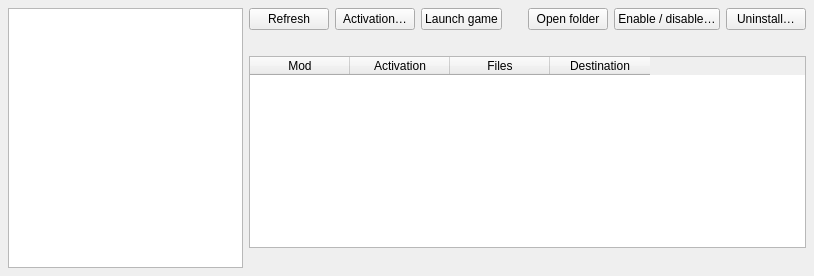
      <widget class="QWidget" name="installedPage">
       <attribute name="title">
        <string>Mod Manager (Experimental)</string>
       </attribute>
       <attribute name="toolTip">
        <string>Install, enable and manage mods for supported games</string>
       </attribute>
       <layout class="QHBoxLayout" name="installedLayout" stretch="0,1">
        <property name="leftMargin">
         <number>8</number>
        </property>
        <property name="topMargin">
         <number>8</number>
        </property>
        <property name="rightMargin">
         <number>8</number>
        </property>
        <property name="bottomMargin">
         <number>8</number>
        </property>
        <item>
         <widget class="QListWidget" name="modGames">
          <property name="minimumSize">
           <size>
            <width>190</width>
            <height>0</height>
           </size>
          </property>
          <property name="maximumSize">
           <size>
            <width>235</width>
            <height>16777215</height>
           </size>
          </property>
         </widget>
        </item>
        <item>
         <layout class="QVBoxLayout" name="installedMainLayout" stretch="0,0,1,0">
          <item>
           <layout class="QHBoxLayout" name="installedToolbar">
            <item>
             <widget class="QPushButton" name="refreshInstalledButton">
              <property name="text">
               <string>Refresh</string>
              </property>
             </widget>
            </item>
            <item>
             <widget class="QPushButton" name="modActivation">
              <property name="text">
               <string>Activation…</string>
              </property>
             </widget>
            </item>
            <item>
             <widget class="QPushButton" name="modLauncher">
              <property name="text">
               <string>Launch game</string>
              </property>
             </widget>
            </item>
            <item>
             <spacer name="installedToolbarSpace">
              <property name="orientation">
               <enum>Qt::Orientation::Horizontal</enum>
              </property>
              <property name="sizeHint" stdset="0">
               <size>
                <width>20</width>
                <height>20</height>
               </size>
              </property>
             </spacer>
            </item>
            <item>
             <widget class="QPushButton" name="openInstalledFolderButton">
              <property name="text">
               <string>Open folder</string>
              </property>
             </widget>
            </item>
            <item>
             <widget class="QPushButton" name="toggleInstalledButton">
              <property name="text">
               <string>Enable / disable…</string>
              </property>
             </widget>
            </item>
            <item>
             <widget class="QPushButton" name="uninstallButton">
              <property name="text">
               <string>Uninstall…</string>
              </property>
             </widget>
            </item>
           </layout>
          </item>
          <item>
           <widget class="QLabel" name="modFolder">
            <property name="text">
             <string />
            </property>
            <property name="textFormat">
             <enum>Qt::TextFormat::PlainText</enum>
            </property>
            <property name="wordWrap">
             <bool>true</bool>
            </property>
            <property name="textInteractionFlags">
             <set>Qt::TextInteractionFlag::TextSelectableByMouse</set>
            </property>
           </widget>
          </item>
          <item>
           <widget class="QTableWidget" name="installedView">
            <property name="editTriggers">
             <set>QAbstractItemView::EditTrigger::NoEditTriggers</set>
            </property>
            <property name="alternatingRowColors">
             <bool>true</bool>
            </property>
            <property name="selectionMode">
             <enum>QAbstractItemView::SelectionMode::ExtendedSelection</enum>
            </property>
            <property name="selectionBehavior">
             <enum>QAbstractItemView::SelectionBehavior::SelectRows</enum>
            </property>
            <property name="showGrid">
             <bool>false</bool>
            </property>
            <property name="wordWrap">
             <bool>false</bool>
            </property>
            <attribute name="verticalHeaderVisible">
             <bool>false</bool>
            </attribute>
            <attribute name="verticalHeaderDefaultSectionSize">
             <number>28</number>
            </attribute>
            <column>
             <property name="text">
              <string>Mod</string>
             </property>
            </column>
            <column>
             <property name="text">
              <string>Activation</string>
             </property>
            </column>
            <column>
             <property name="text">
              <string>Files</string>
             </property>
            </column>
            <column>
             <property name="text">
              <string>Destination</string>
             </property>
            </column>
           </widget>
          </item>
          <item>
           <widget class="QLabel" name="installedNote">
            <property name="text">
             <string />
            </property>
            <property name="textFormat">
             <enum>Qt::TextFormat::PlainText</enum>
            </property>
            <property name="wordWrap">
             <bool>true</bool>
            </property>
           </widget>
          </item>
         </layout>
        </item>
       </layout>
      </widget>
